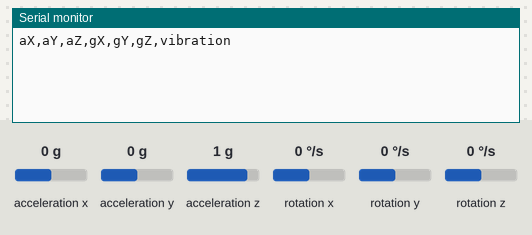
Bench run of a sketch on a simulated Arduino Nano 33 BLE. Parts: the last lines printed to the serial monitor. Inputs (shaded band) come from the test bench; at power-on: acceleration x 0 g, acceleration y 0 g, acceleration z 1 g, rotation x 0 °/s, rotation y 0 °/s, rotation z 0 °/s.

Above: at 1.2 s.
1.3 s: acceleration x set to -1.4 g
At 2.1 s:
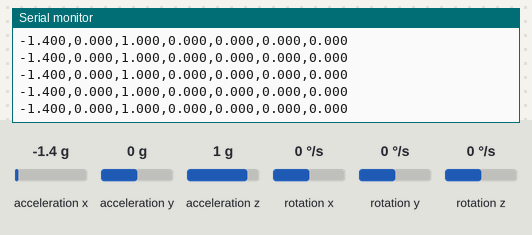
2.8 s: acceleration y set to -1.4 g
At 4.0 s:
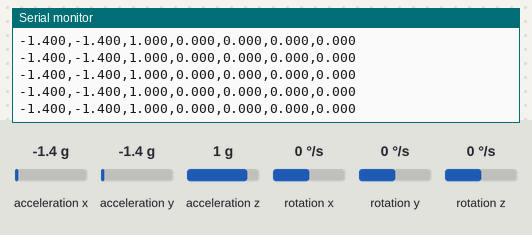
4.3 s: acceleration z set to -1.4 g
At 5.6 s:
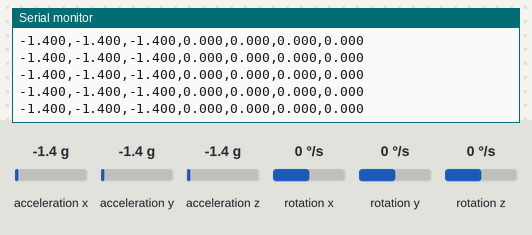

The sketch:

data_generation.ino
```cpp
/*
  IMU Vibration Detection
  This example uses the on-board IMU to start reading acceleration and gyroscope
  data from on-board IMU and prints it to the Serial Monitor for one second
  when vibration is detected.
  You can also use the Serial Plotter to graph the data.
  The circuit:
  - Arduino Nano 33 BLE or Arduino Nano 33 BLE Sense board.
*/

#include <Arduino_LSM9DS1.h>

const float seuilVibration = 1.2; // Seuil de vibration
const int nbEchantillons = 119;  // Nombre d'échantillons à collecter

int echantillonsLus = nbEchantillons;
float prevAX = 0, prevAY = 0, prevAZ = 0; // Valeurs précédentes de l'accélération

void setup() {
  Serial.begin(9600);  // Démarrer la communication série
  while (!Serial);  // Attendre que la connexion série soit prête

  if (!IMU.begin()) {  // Vérifier si l'IMU est bien initialisé
    Serial.println("Échec de l'initialisation de l'IMU !");
    while (1);  // Boucle infinie en cas d'erreur
  }

  // Afficher l'entête des données
  Serial.println("aX,aY,aZ,gX,gY,gZ,vibration");
}

void loop() {
  float aX, aY, aZ, gX, gY, gZ;

  // Attendre qu'une vibration soit détectée
  while (echantillonsLus == nbEchantillons) {
    if (IMU.accelerationAvailable()) {  // Vérifier si des données d'accélération sont disponibles
      // Lire les données d'accélération
      IMU.readAcceleration(aX, aY, aZ);

      // Calculer la variation d'accélération (vibration)
      float deltaAX = fabs(aX - prevAX);
      float deltaAY = fabs(aY - prevAY);
      float deltaAZ = fabs(aZ - prevAZ);

      // Mettre à jour les valeurs précédentes
      prevAX = aX;
      prevAY = aY;
      prevAZ = aZ;

      // Somme des variations d'accélération
      float vibration = deltaAX + deltaAY + deltaAZ;

      // Vérifier si la vibration dépasse le seuil
      if (vibration >= seuilVibration) {
        // Réinitialiser le nombre d'échantillons lus
        echantillonsLus = 0;
        break;  // Sortir de la boucle
      }
    }
  }

  // Vérifier si tous les échantillons nécessaires ont été lus
  while (echantillonsLus < nbEchantillons) {
    // Vérifier si les données d'accélération et de gyroscope sont disponibles
    if (IMU.accelerationAvailable() && IMU.gyroscopeAvailable()) {
      // Lire les données d'accélération et de gyroscope
      IMU.readAcceleration(aX, aY, aZ);
      IMU.readGyroscope(gX, gY, gZ);

      // Calculer la vibration (variation de l'accélération)
      float deltaAX = fabs(aX - prevAX);
      float deltaAY = fabs(aY - prevAY);
      float deltaAZ = fabs(aZ - prevAZ);
      float vibration = deltaAX + deltaAY + deltaAZ;

      // Mettre à jour les valeurs précédentes
      prevAX = aX;
      prevAY = aY;
      prevAZ = aZ;

      // Incrémenter le nombre d'échantillons lus
      echantillonsLus++;

      // Afficher les données sous forme de CSV
      Serial.print(aX, 3);  // Afficher la valeur de l'accélération en X
      Serial.print(',');
      Serial.print(aY, 3);  // Afficher la valeur de l'accélération en Y
      Serial.print(',');
      Serial.print(aZ, 3);  // Afficher la valeur de l'accélération en Z
      Serial.print(',');
      Serial.print(gX, 3);  // Afficher la valeur du gyroscope en X
      Serial.print(',');
      Serial.print(gY, 3);  // Afficher la valeur du gyroscope en Y
      Serial.print(',');
      Serial.print(gZ, 3);  // Afficher la valeur du gyroscope en Z
      Serial.print(',');
      Serial.println(vibration, 3);  // Afficher la valeur de la vibration

      // Si tous les échantillons ont été lus, ajouter une ligne vide
      if (echantillonsLus == nbEchantillons) {
        Serial.println();
      }
    }
  }
}
```

Measured:
- after the input at 1.3 s, the serial monitor: prints a new line at once (image 1)
- after the input at 2.8 s, the serial monitor: prints a new line at once (image 2)
- after the input at 4.3 s, the serial monitor: prints a new line at once (image 3)
